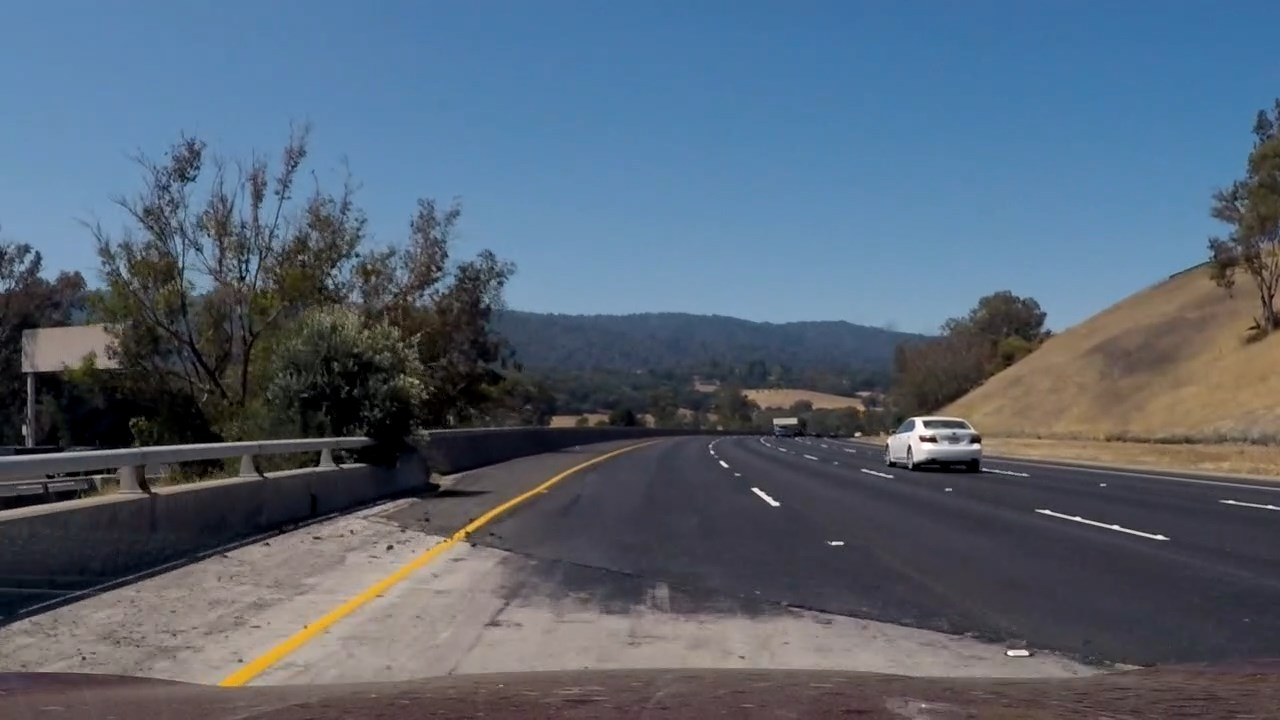
#> input picture test_images/test10.jpg, 1280 x 720 px; its folder holds only this picture in this run
$ python testing3.py   (older library calls are emulated)
#> lines starting #> are read from the running program, lines starting #| are printed output that depends on the picture; after the words box and inside, x2 and y2 are one past the last pixel; in counts of white or black regions, pixels touching at a corner belong together
#> (reads camera_cal/calibration.p from the repository)
#> (reads camera_cal/perspective.p from the repository)
#> further down, image is the input picture: shape (720, 1280, 3); mean B, G, R 115.4, 99.5, 86.3
### imageProcessing.py
# -*- coding: utf-8 -*-
"""
Editor de Spyder

Este es un archivo temporal
"""

# Load calibration images. Show some examples (4 is ok)
# Save mtx and dist

import cv2
import numpy as np

# [65 lines left out: functions Calibration, perspectiveCal, not called in this run]


def birdEye(img, mtx, dist,M):

    dst = cv2.undistort(img, mtx, dist, None, mtx)
    img_size = (dst.shape[1], dst.shape[0])
    rectified = cv2.warpPerspective(dst, M, img_size, flags=cv2.INTER_LINEAR)

    return rectified

### imageFilter.py
# -*- coding: utf-8 -*-
"""
Created on Thu Oct  5 19:59:19 2017

@author: Toshiharu
"""
import cv2
import numpy as np
import matplotlib.pyplot as plt

# Create binary thresholded images to isolate lane line pixels
def abs_sobel_xy(img, sobel_kernel=3, orient='x',sxy_thresh=(0,255)):
    #gray = cv2.cvtColor(img, cv2.COLOR_RGB2GRAY)
    img = np.copy(img)
    # Take the derivative in x or y given orient = 'x' or 'y'
    if (orient == 'x'):
        sobel = cv2.Sobel(img, cv2.CV_64F, 1, 0, ksize = sobel_kernel)
    elif(orient == 'y'):
        sobel = cv2.Sobel(img, cv2.CV_64F, 0, 1, ksize = sobel_kernel)
    else:
        raise Exception("Invalid orientation")

    abs_sobel = np.absolute(sobel)   # Take the absolute value of the derivative or gradient
    scaled_sobel = np.uint8(255*abs_sobel/np.max(abs_sobel))  #Scale to 8-bit (0 - 255) then convert to type = np.uint8
    sxbinary = np.zeros_like(scaled_sobel)
    sxbinary[(scaled_sobel >= sxy_thresh[0]) & (scaled_sobel <= sxy_thresh[1])] = 1 # Create a mask of 1's

    return sxbinary

def dir_sobel(img, sobel_kernel=15, dir_thresh=(3.14/2*0.95, 3.14/2*1.05)):
    img = np.copy(img)
    # Apply the following steps to img
    # 1) Convert to grayscale
    #gray = cv2.cvtColor(img, cv2.COLOR_RGB2GRAY)
    # 2) Take the gradient in x and y separately
    sobelx = cv2.Sobel(img, cv2.CV_64F, 1, 0, ksize = sobel_kernel)
    sobely = cv2.Sobel(img, cv2.CV_64F, 0, 1, ksize = sobel_kernel)
    # 3) Take the absolute value of the x and y gradients
    abs_sobelx = np.absolute(sobelx)
    abs_sobely = np.absolute(sobely)
     # 4) Use np.arctan2(abs_sobely, abs_sobelx) to calculate the direction of the gradient
    directions = np.arctan2(abs_sobely, abs_sobelx)
    # 5) Create a binary mask where direction thresholds are met
    sxbinary = np.zeros_like(directions)
    sxbinary[(directions >= dir_thresh[0]) & (directions <= dir_thresh[1])] = 1

    return sxbinary

def mag_sobel(img, sobel_kernel=11, mag_thresh=(30,100)):
    img = np.copy(img)
    # Apply the following steps to img
    # 1) Convert to grayscale
    #gray = cv2.cvtColor(img, cv2.COLOR_RGB2GRAY)
    # 2) Take the gradient in x and y separately
    sobelx = cv2.Sobel(img, cv2.CV_64F, 1, 0, ksize = sobel_kernel)
    sobely = cv2.Sobel(img, cv2.CV_64F, 0, 1, ksize = sobel_kernel)
    # 3) Calculate the magnitude
    gradmag = np.sqrt(sobelx**2 + sobely**2)
    # 4) Scale to 8-bit (0 - 255) and convert to type = np.uint8
    scaled_sobel = np.uint8(255*gradmag/np.max(gradmag))
    # 5) Create a binary mask where mag thresholds are met
    sxbinary = np.zeros_like(scaled_sobel)
    sxbinary[(scaled_sobel >= mag_thresh[0]) & (scaled_sobel <= mag_thresh[1])] = 1

    return sxbinary


def Multifilter(img,s_thresh=(180, 255),b_thresh=(155,200),l_thresh=(225,255),sxy_thresh=(20,100), draw=False):

#> called with s_thresh = (210, 255), b_thresh = (155, 200), l_thresh = (220, 255), sxy_thresh = (30, 100), draw = False
    s_channel = cv2.cvtColor(img, cv2.COLOR_RGB2HLS)[:,:,1]

    l_channel = cv2.cvtColor(img, cv2.COLOR_RGB2LUV)[:,:,0]
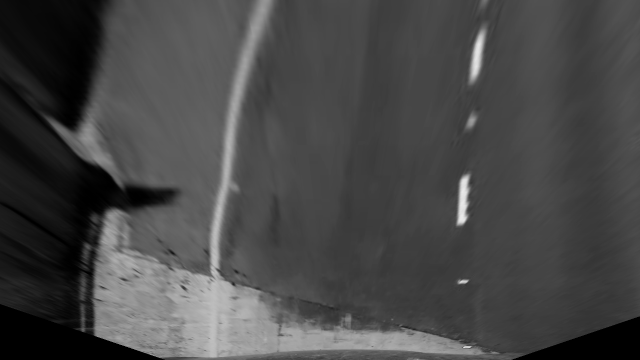
#> l_channel: shape (720, 1280) (shown at 1/2 size); min 0, max 250, mean 71.3

    b_channel = cv2.cvtColor(img, cv2.COLOR_RGB2Lab)[:,:,2]

    # Threshold color channel
    s_binary = np.zeros_like(s_channel)
    s_binary[(s_channel >= s_thresh[0]) & (s_channel <= s_thresh[1])] = 1

    b_binary = np.zeros_like(b_channel)
    b_binary[(b_channel >= b_thresh[0]) & (b_channel <= b_thresh[1])] = 1

    l_binary = np.zeros_like(l_channel)
    l_binary[(l_channel >= l_thresh[0]) & (l_channel <= l_thresh[1])] = 1

    gray = cv2.cvtColor(img, cv2.COLOR_RGB2GRAY).astype(np.float)
    sobelxy_binary = abs_sobel_xy(s_channel, sobel_kernel=3, orient='x',sxy_thresh=sxy_thresh)
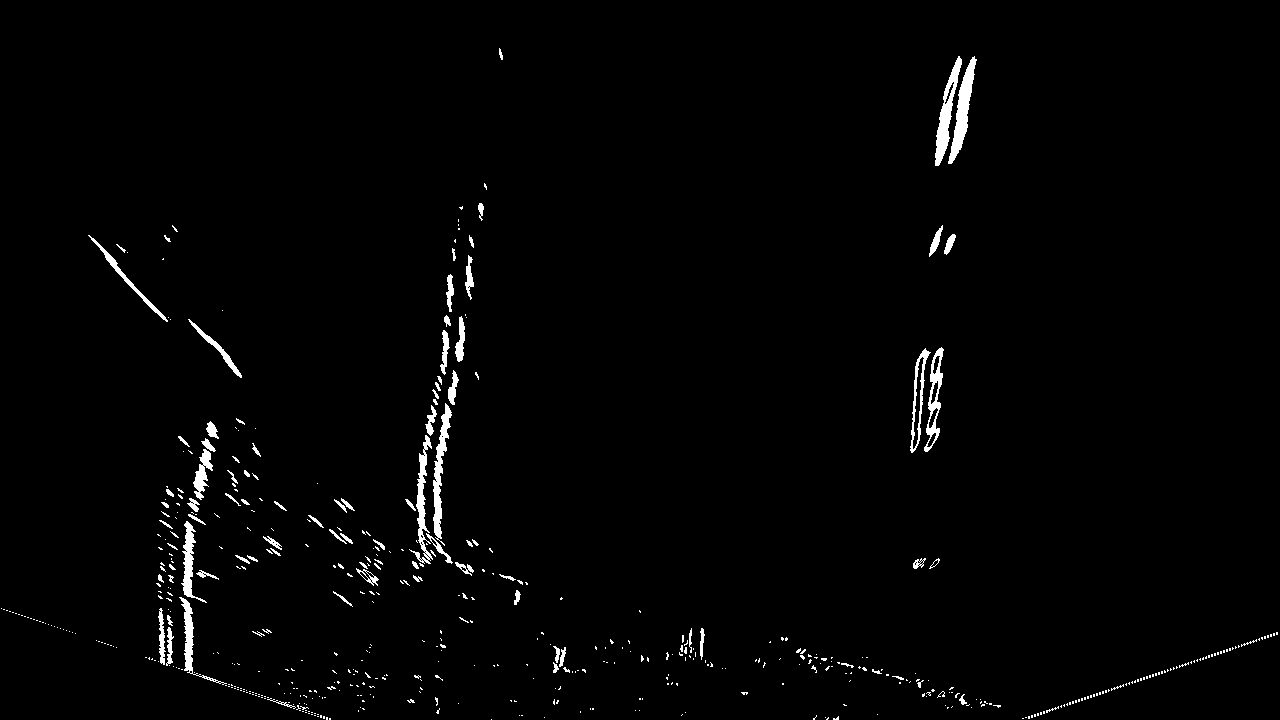
#> sobelxy_binary: shape (720, 1280); values 0 (black) and 1 (white), 1.6% white; 561 white regions (468 under 20 px), largest, box (x1, y1, x2, y2) and area: (948, 56, 977, 164) 1073, (935, 56, 962, 166) 999, (433, 403, 452, 546) 952
    sobel_mag = mag_sobel(gray,sobel_kernel=3)
#> sobel_mag: shape (720, 1280); values 0 (black) and 1 (white), 1.6% white; 517 white regions (426 under 20 px), largest, box (x1, y1, x2, y2) and area: (911, 347, 942, 453) 1666, (351, 483, 529, 585) 1424, (166, 536, 212, 673) 842
    sobel_dir = dir_sobel(gray)
#> in dir_sobel, `sobely = cv2.Sobel(img, cv2.CV_64F, 0, 1, ksize = sobel_kernel)`:
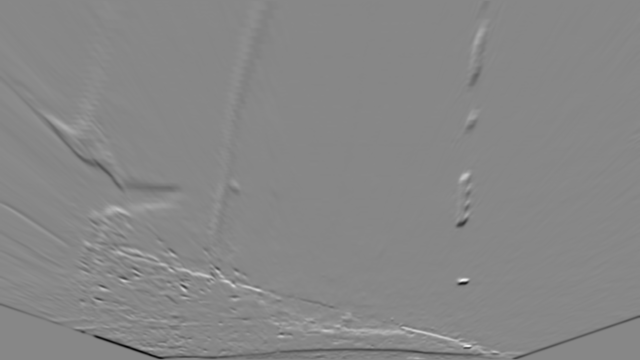
#> sobely: shape (720, 1280) float64 (shown at 1/2 size); min -3.84e+09, max 3.39e+09, mean -3523021.7; drawn with min black and max white
#> in dir_sobel, `abs_sobelx = np.absolute(sobelx)`:
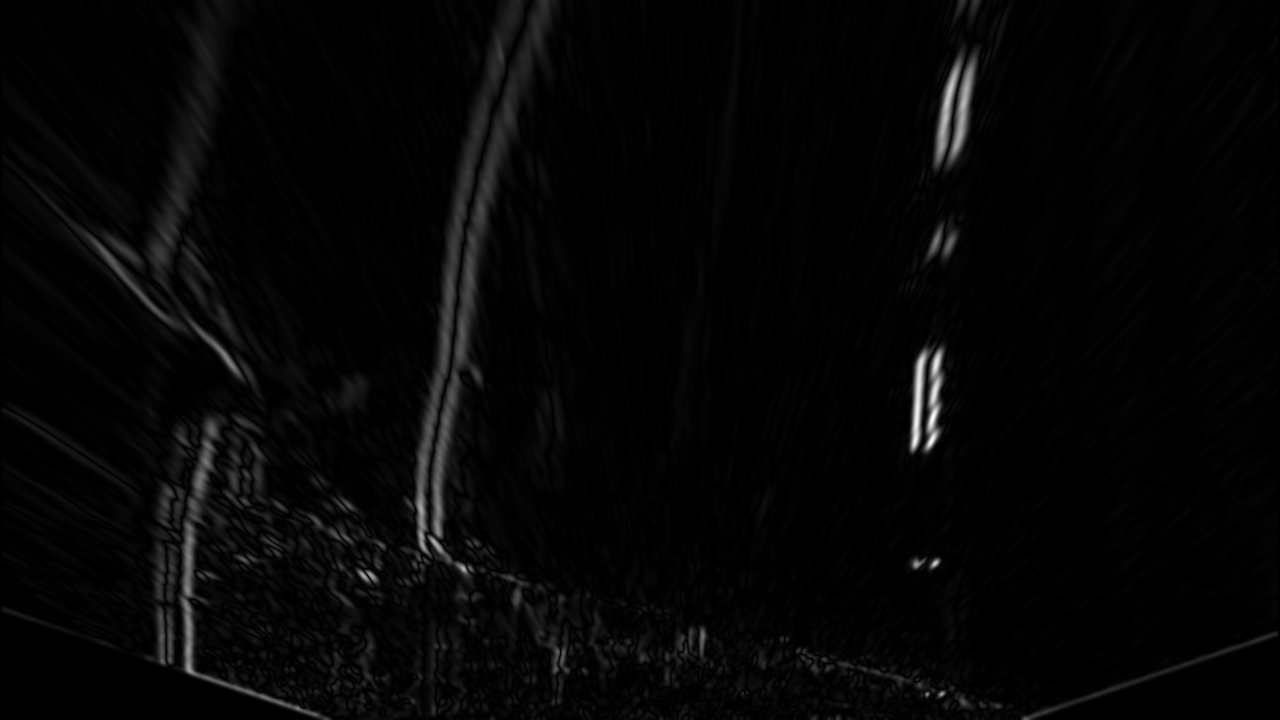
#> abs_sobelx: shape (720, 1280) float64; min 0, max 3.05e+09, mean 72201354.5; drawn with min black and max white
#> (the rest of the program and of its run is left out)
